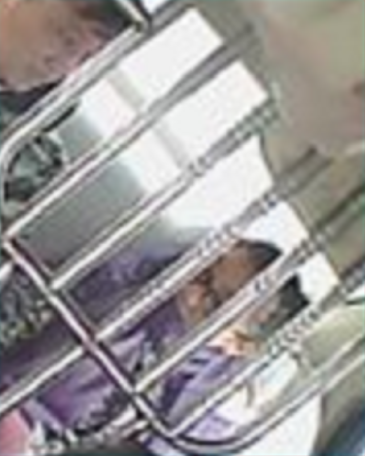
#> input picture color/2.png, 365 x 456 px
$ python c.py
#> lines starting #> are read from the running program, lines starting #| are printed output that depends on the picture; after the words box and inside, x2 and y2 are one past the last pixel; in counts of white or black regions, pixels touching at a corner belong together
#!/usr/bin/env python
# -*- coding: utf-8 -*-
#  @Time    : 2020/6/23 14:00
#  @Author  : Louis Li
#  @Email   : vortex750@hotmail.com

import cv2
import numpy as np


def hsv():
    img = cv2.imread("color/2.png")
#> img is the input picture: shape (456, 365, 3); mean B, G, R 151.3, 151.7, 155.3
    hsv = cv2.cvtColor(img, cv2.COLOR_BGR2HSV)
#> hsv: shape (456, 365, 3); mean H, S, V 72.2, 21.8, 158.4
    mask = cv2.inRange(hsv, (0, 0, 221), (180, 30, 255))
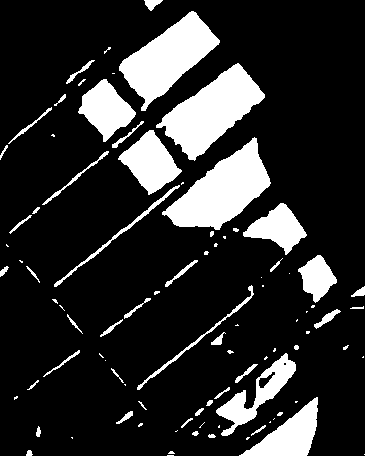
#> mask: shape (456, 365); 17.2% white; 92 white regions (44 under 20 px), largest, box (x1, y1, x2, y2) and area: (162, 137, 271, 230) 4871, (156, 63, 265, 161) 4839, (119, 11, 220, 111) 4497
    imask = mask > 0
    white = np.zeros_like(img, np.uint8)
    white[imask] = img[imask]
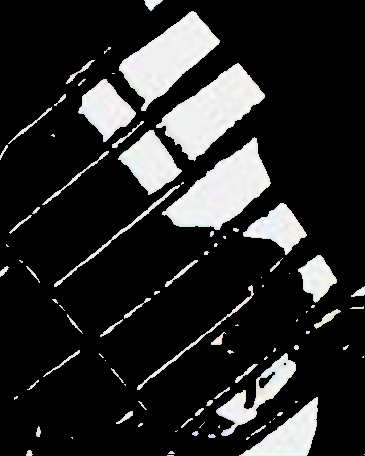
#> white: shape (456, 365, 3); mean B, G, R 40.8, 40.8, 40.8

    cv2.imshow('white', white)
    cv2.imwrite('color/2.jpg', white)
    cv2.waitKey()

hsv()

$ run again, with color/1.png copied over color/2.png
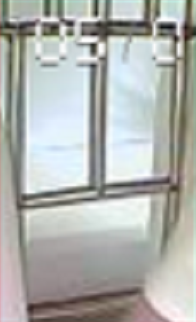
#> input picture color/1.png, 196 x 322 px
#> in hsv, img is the input picture: shape (322, 196, 3); mean B, G, R 173.9, 177.5, 175
#> hsv: shape (322, 196, 3); mean H, S, V 63.3, 20.6, 182
#> in hsv, `mask = cv2.inRange(hsv, (0, 0, 221), (180, 30, 255))`:
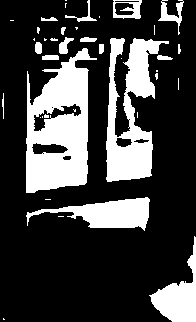
#> mask: shape (322, 196); 25.3% white; 39 white regions (22 under 20 px), largest, box (x1, y1, x2, y2) and area: (26, 48, 97, 193) 6336, (106, 38, 169, 182) 4433, (26, 197, 150, 231) 2052
#> in hsv, `white[imask] = img[imask]`:
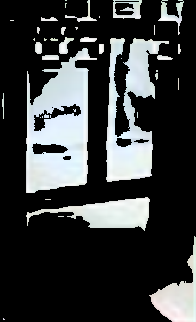
#> white: shape (322, 196, 3); mean B, G, R 59.6, 59, 56.6

$ run again, with color/1.jpg saved as color/2.png
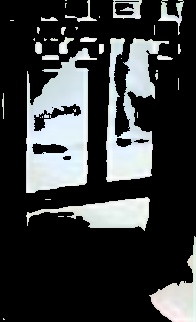
#> input picture color/1.jpg, 196 x 322 px
#> in hsv, img is the input picture: shape (322, 196, 3); mean B, G, R 59.9, 59.2, 56.9
#> hsv: shape (322, 196, 3); mean H, S, V 31.5, 37, 60.4
#> in hsv, `mask = cv2.inRange(hsv, (0, 0, 221), (180, 30, 255))`:
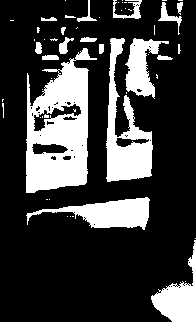
#> mask: shape (322, 196); 23.9% white; 55 white regions (36 under 20 px), largest, box (x1, y1, x2, y2) and area: (26, 48, 97, 193) 6088, (106, 38, 153, 182) 2932, (26, 197, 150, 230) 1974
